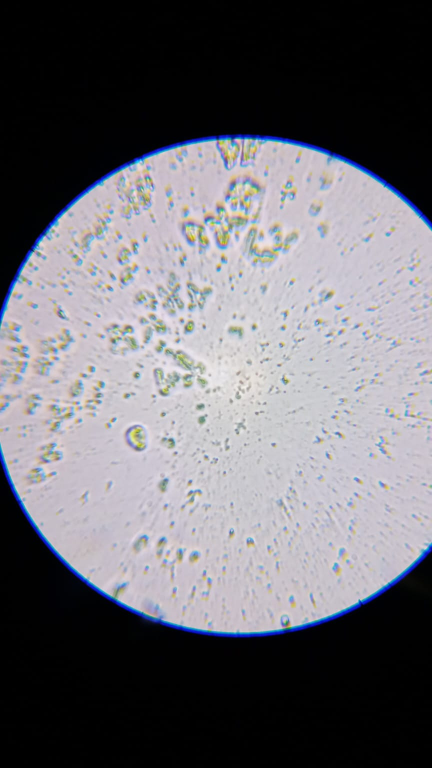
#> input picture Api/imgs/conteo_celular/test1.jpeg, 864 x 1536 px (shown at 1/2 size)
$ python image_analysis.py
#> lines starting #> are read from the running program, lines starting #| are printed output that depends on the picture; after the words box and inside, x2 and y2 are one past the last pixel; in counts of white or black regions, pixels touching at a corner belong together
# image_analysis.py

import cv2
import numpy as np
from matplotlib import pyplot as plt
import tkinter as tk
from tkinter import filedialog

def cargar_imagen():
    root = tk.Tk()
    root.withdraw()  # Ocultar la ventana principal de Tkinter

    file_path = filedialog.askopenfilename()  # Abrir el cuadro de diálogo para seleccionar archivo
#> the answer given: imgs/conteo_celular/test1.jpeg
    if file_path:
        return cv2.imread(file_path)
#> returned value is the input picture: shape (1536, 864, 3); mean B, G, R 111.8, 106.1, 107.1
    else:
        return None

def analizar_imagenes():
    # Cargar la imagen desde un archivo usando un botón
    img = cargar_imagen()
    if img is None:
        print("No se pudo cargar la imagen.")
        return

    gray = cv2.cvtColor(img, cv2.COLOR_BGR2GRAY)
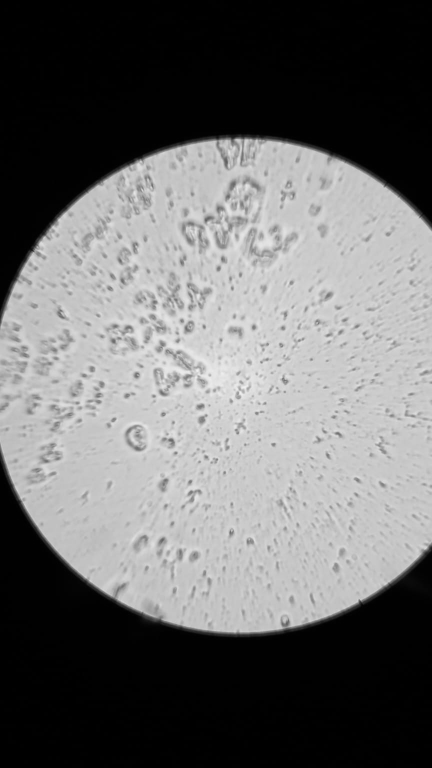
#> gray: shape (1536, 864) (shown at 1/2 size); min 0, max 241, mean 107

    # Aplicar un desenfoque gaussiano para reducir el ruido
    blurred = cv2.GaussianBlur(gray, (9, 9), 2)

    # Usar un umbral adaptativo para binarizar la imagen
    adaptive_thresh = cv2.adaptiveThreshold(blurred, 255,
                                            cv2.ADAPTIVE_THRESH_GAUSSIAN_C,
                                            cv2.THRESH_BINARY_INV, 11, 2)
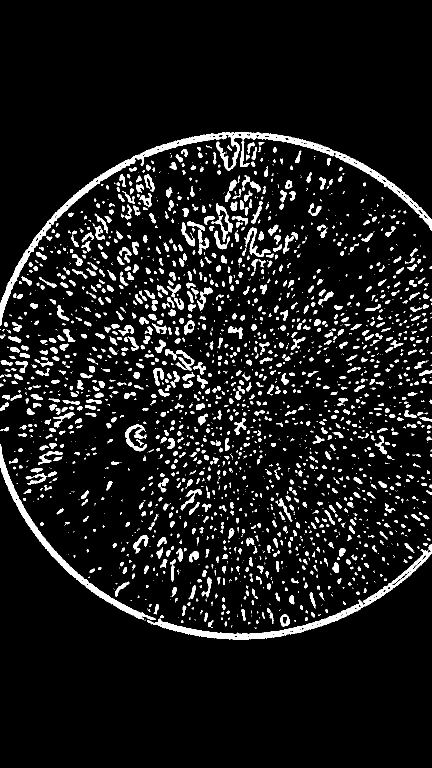
#> adaptive_thresh: shape (1536, 864) (shown at 1/2 size); 8.6% white; 2275 white regions (1127 under 20 px)

    # Encontrar contornos
    contours, _ = cv2.findContours(adaptive_thresh, cv2.RETR_EXTERNAL, cv2.CHAIN_APPROX_SIMPLE)
#> contours = 2274 contours, 1368 with area under 20; largest, box (x1, y1, x2, y2) and area: (0, 264, 670, 651) 9305, (294, 1088, 864, 1280) 6587, (0, 888, 312, 1240) 4645, (669, 302, 864, 461) 2710, (250, 849, 294, 903) 608

    # Filtrar contornos por área para eliminar ruido y pequeños artefactos
    min_area = 100
    max_area = 8000
    filtered_contours = [cnt for cnt in contours if min_area < cv2.contourArea(cnt) < max_area]
#> filtered_contours = 164 contours; largest, box (x1, y1, x2, y2) and area: (294, 1088, 864, 1280) 6587, (0, 888, 312, 1240) 4645, (669, 302, 864, 461) 2710, (250, 849, 294, 903) 608, (489, 455, 542, 514) 577

    # Dibujar los contornos detectados en la imagen
    img_contours = img.copy()
    cv2.drawContours(img_contours, filtered_contours, -1, (0, 255, 0), 2)
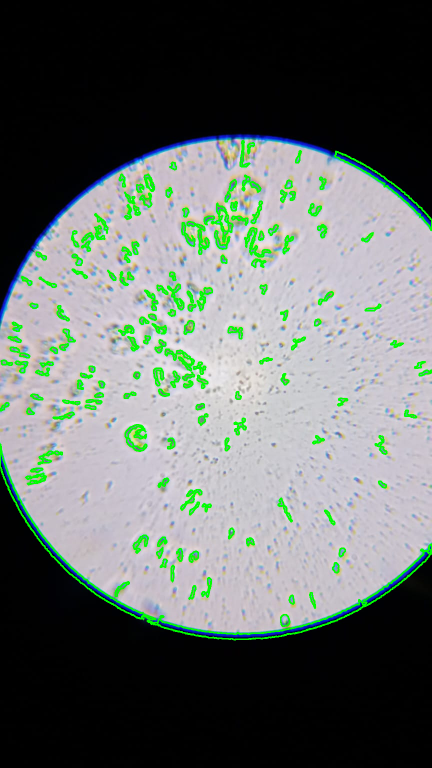
#> img_contours: shape (1536, 864, 3) (shown at 1/2 size); 3.94% of pixels changed, all inside (x1, y1, x2, y2) = (0, 280, 864, 1281)

    # Mostrar la imagen con los contornos detectados
    plt.figure(figsize=(10, 10))
    plt.imshow(cv2.cvtColor(img_contours, cv2.COLOR_BGR2RGB))
    plt.title(f'Número de células detectadas: {len(filtered_contours)}')
    plt.axis('off')
    plt.show()

if __name__ == "__main__":
    analizar_imagenes()
